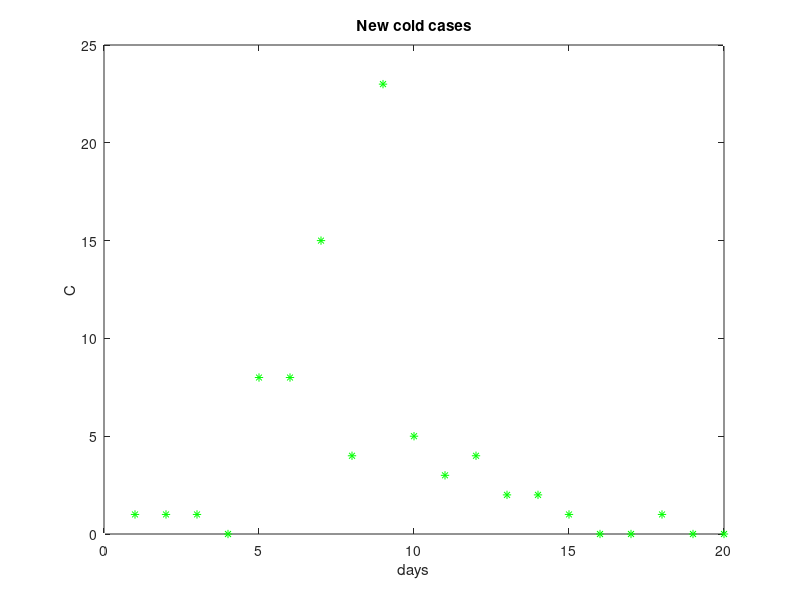

This chart was generated by the following MATLAB code:
%%%%%%%%%%%%%%%%%%%%%%% colddat.m %%%%%%%%%%%%%%%%%%%%%%%%%%%%%%%%%
%
%		Common cold epidemic data
%
%	Usage:
%		colddat
%
%	Loads in matrix alldat(ndata,2)
%		and vectors xi (tdays), yi (C)
%		which are its columns
%               tdays is the time in days
%               C is the number of new cold cases on day  t
%		The number of data points (ndata) is also returned
%
%%%%%%%%%%%%%%%%%%%%%%%%%%%%%%%%%%%%%%%%%%%%%%%%%%%%%%%%%%%%%%%%%%%%
%

echo off;
hold off;

%Data goes in here
% tdays C
alldat=[
1 1
2 1
3 1
4 0
5 8
6 8
7 15
8 4
9 23
10 5
11 3
12 4
13 2
14 2
15 1
16 0
17 0
18 1
19 0
20 0];

% end of the data
% define a few convenient variables
tdays = alldat(:,1); xi=tdays;
C = alldat(:,2); yi=C;
disp('No. of data points:')
ndata = length(tdays);
disp(ndata)

%plot the data
disp(' Press RETURN for plot')
pause
%define limits of the plot (bottom LH, top RH)
xp=[0 20]; yp=[0 25];
plot(xp,yp,'.w')
hold on

plot(xi,yi,'*g')
title('New cold cases')
xlabel('days')
ylabel('C')
hold off

